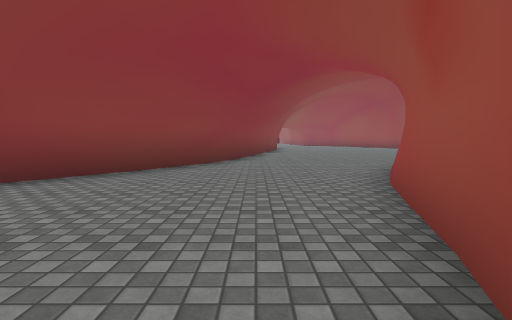
View 1 (above)

15 first-person views from a walk through a 3-D level made in the Unity game engine. The camera is 1.2 m above the floor, tilts 4° down and sees 80° across. The floor is counted in squares, 2 m on a side. Each view is taken from the middle of a square. On the plan, view 1 faces up. The plan holds only what a view shows up to about 9 squares ahead; the rest is blank. The place goes on beyond the plan. Some surface patterns are stand-ins.

View 2
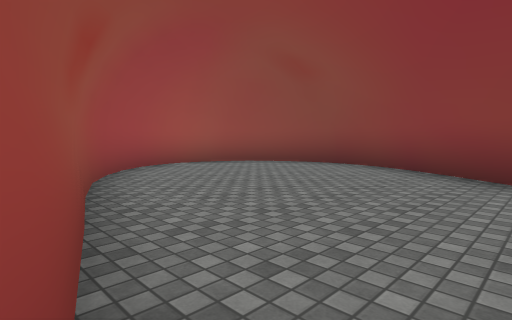

View 3
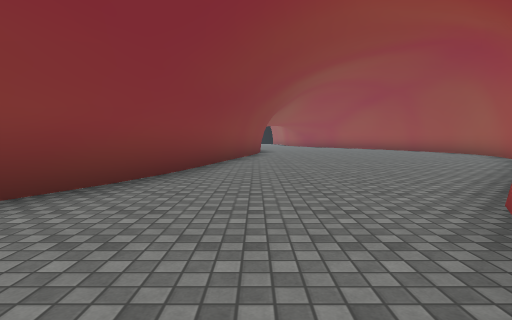

View 4
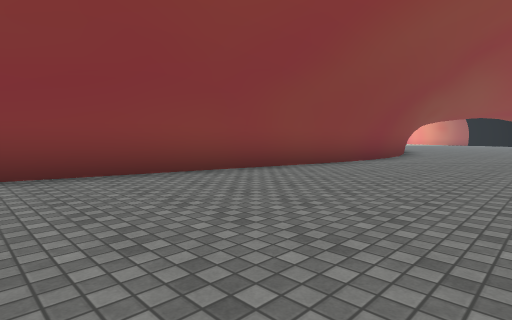

View 5
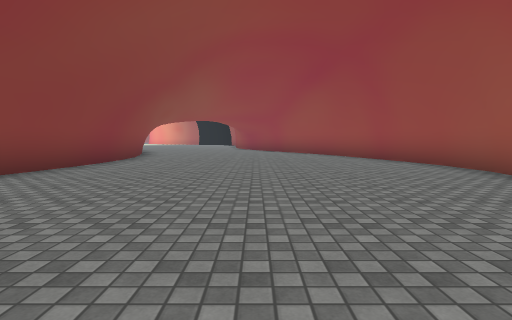

View 6
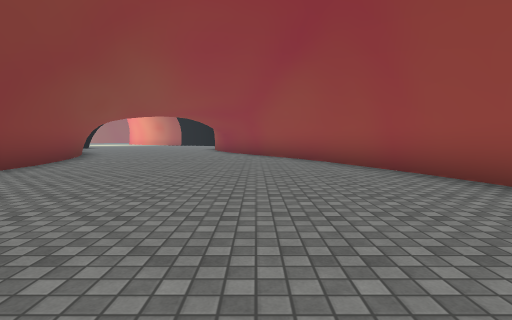

View 7
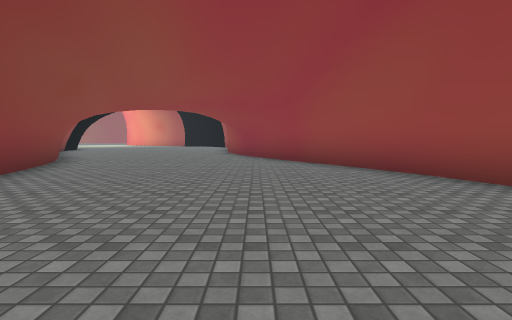

View 8
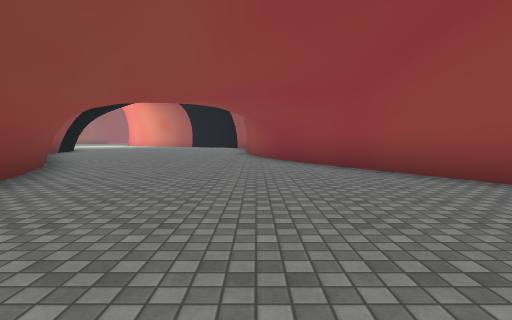

View 9
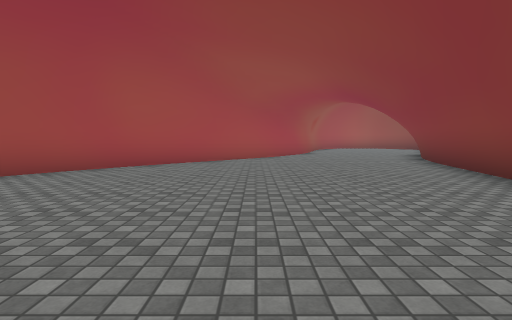

View 10
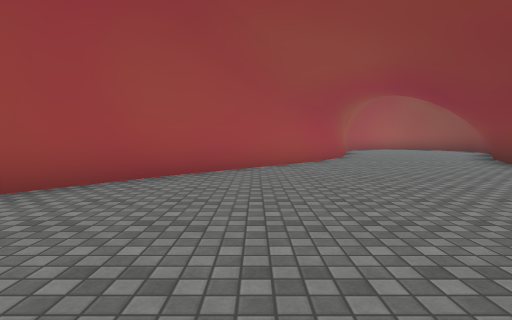

View 11
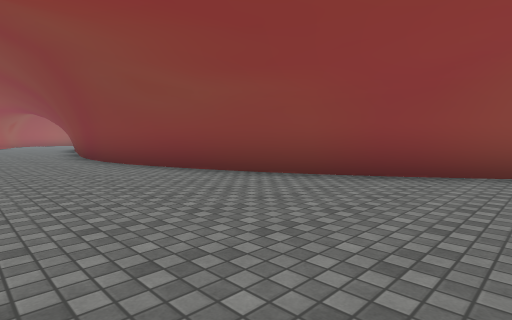

View 12
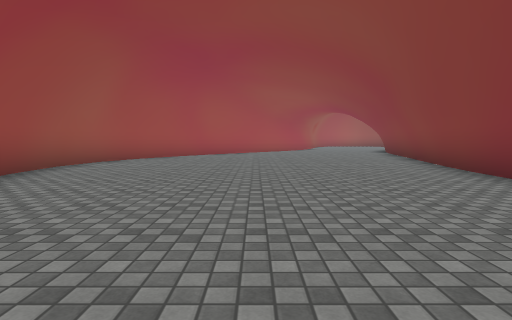

View 13
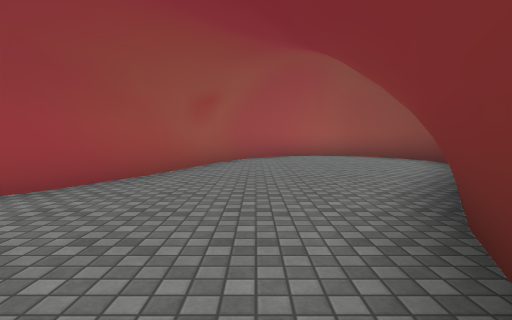

View 14
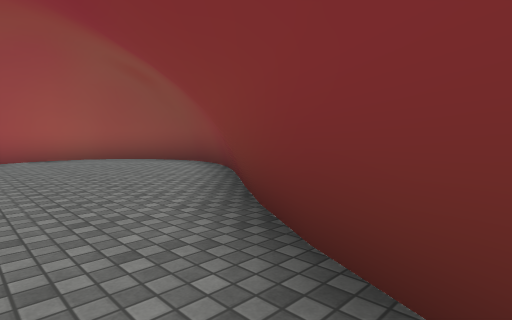

View 15
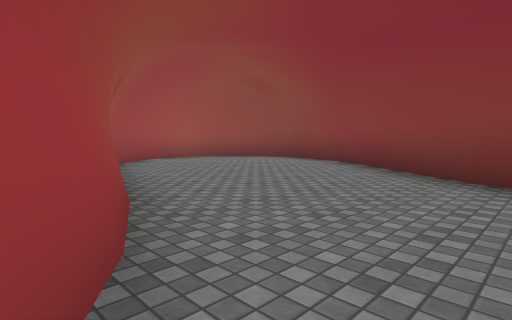

### Floor plan
Points are (right, up) in squares from view 1. A wall is a line through its corners. A room is listed if a view was taken in it or the views show most of it. See-through windows are left out.
Room 1 (views 1, 2, 3, 4, 5, 6, 7, 8, 9, 10, 11, 12, 13, 14, 15)
walls: (1.2, 16.6) (-0.6, 8) (-1, 6.9); (1.4, 18.7) (1.1, 16.4); (7.6, 11.4) (8.1, 12.2); (8.5, 12.9) (9, 14.2); (5.6, 8.8) (8.2, 12.1); (-0.3, 9.2) (-0.7, 8); (9, 14) (9.2, 15.6); (1.2, 19.9) (1.3, 18.6); (9.2, 15.5) (9.1, 17); (9.2, 16.9) (7.7, 21); (-0.8, 8.2) (-1.8, 6); (-0.7, 8.1) (-1.2, 6.9); (1, 20.9) (1.2, 19.8); (3.3, 6.6) (6.6, 10.2); (3.7, 6.3) (4.7, 7.6); (0.7, 21.5) (1.1, 19.8); (-1, 7) (-1.6, 5.9) (-3.5, 3.5); (7.9, 20.9) (4.7, 26.1); (2.4, 5.2) (3.4, 6.7); (-1.8, 6.1) (-4.1, 3); (0.3, 23.2) (0.6, 22); (0.2, 23.2) (1.2, 20.3); (1.8, 4) (2.4, 5.4); (5.8, 24.1) (5.4, 24.7); (-0.3, 24.4) (0.5, 22.6); (4.9, 26) (4.4, 27.1); (-3.4, 3.6) (-4.2, 2.2); (5.7, 26.5) (5.4, 27.3); (-4, 3) (-4.4, 2.2); (-1.5, 26.4) (-0.2, 24.1); (-1.7, 26.6) (0, 24.3); (-4.3, 2.4) (-4.5, 1.7); (-4.2, 2.3) (-4.4, 1.7) (-4.4, 1.1); (0.7, 0.4) (2.6, 5.3); (-4.6, 1.7) (-4.6, 1.1); (0.3, -0.3) (0.8, 0.5); (-4.5, 1.3) (-4.4, 0.7); (-4.7, 1.2) (-4.6, 0.5); (-0.3, -0.9) (0.3, -0.2); (-4.5, 0.7) (-4.3, -0.1); (-4.3, 0.2) (-4, -0.3) (-3.6, -0.8); (-4.4, 0.1) (-4, -0.7) (-3.1, -1.4); (-0.9, -1.3) (-0.2, -0.8); (-4.1, -0.4) (-3.7, -1); (-1.5, -1.6) (-0.8, -1.3); (-2.2, -1.6) (-1.4, -1.5); (-3.3, -1.3) (-2.6, -1.6); (-2.8, -1.6) (-2, -1.7)
low walls: (-0.7, 8.7) (-0.9, 8); (-1.3, 7) (-2, 6); (1.1, 1.4) (1.2, 1.9); (-1.9, 26.6) (-1.6, 26.2)

Positions as (right, up) in squares from view 1, and headings:
1: (0, 0), facing up
2: (2, 5), facing down-left
3: (1, 4), facing up
4: (5, 9), facing up-left
5: (5, 10), facing up
6: (6, 13), facing up
7: (5, 16), facing up
8: (4, 18), facing up
9: (4, 17), facing down
10: (5, 15), facing down
11: (4, 27), facing down-left
12: (5, 22), facing down
13: (0, 9), facing down
14: (0, 8), facing down-left
15: (3, 7), facing down-left
